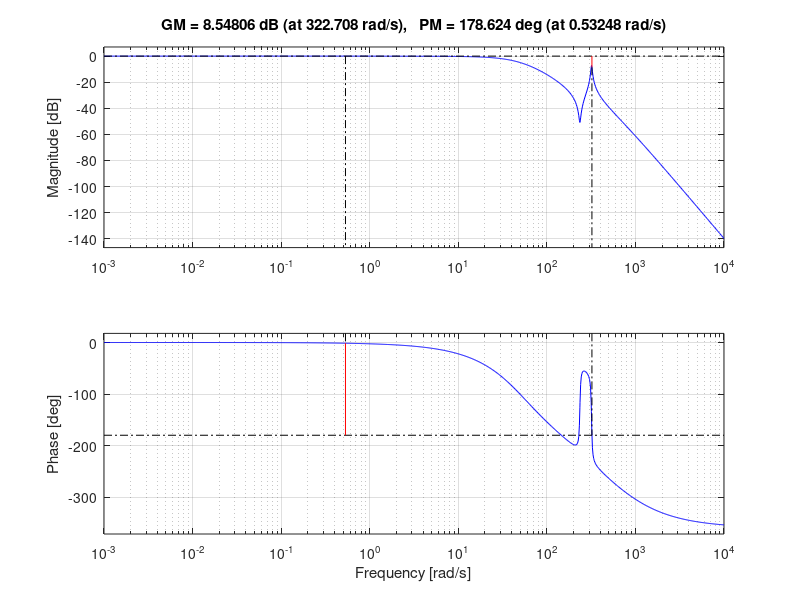

MATLAB code for this plot:
J1 = 5.8198*10.^-6;  % Moment of Inertia of the first mass(kg m^2)
J2 = 4.769*10.^-6; % Moment of Inertia of the second mass(kg m^2)
k = 0.2656; % Torsional damping of the shaft () 
d = 3.125*10.^-5; % Torsional damping of the shaft (Nm/rad)
Km = 4.4*10.^-2; % Motor Constant (Nm/A)
b = 1*10.^-5; % Viscous friction (Nms/rad)

s=tf('s');
G = (Km*(J2*s^2+(b+d)*s+k))/(J1*J2*s^4+(J1+J2)*(d+b)*s^3+((J1+J2)*k+b^2+2*b*d)*s^2+2*b*k*s); % fill in the transfer functions
H = (200*pi)/(s+200*pi);
sys=G*H;

omega_num=30; %30
zeta=0.5;
omega_den=800; %800
zeta_den=0.5;
%D = 0.00099765*((s/omega_num)^2+2*zeta*s/omega_num+1)/((s/omega_den)^2+2*zeta_den*s/omega_den+1);
%D=0.002338*(1+0.5*s)*(1+7.4*s)/((1+8.8*s)*(1+0.00013*s));

%D=0.0029*(1+0.5*s)*(1+7.4*s)/((1+8.8*s)*(1+0.051*s)); %- upload this one

%D=0.001816*(1+0.77*s)*(1+3.8*s)/(s*(1+0.00011*s)*(1+0.017*s)); %if the upper one doesnt work continue with this one (it has an integrator)

%D1=6040.2*(s+0.2717)*(s+1.455)*(s^2+0.07498*s+9.228*exp(04))/(s*(s+7295)*(s+180.2)*(s^2+303.8*s+9.228*exp(04)))

%D=0.007343*(1+0.5*s)*(1+3.3*s)*(1+5.5*exp(1)-0.8*s+(0.0032*s)^2)/(s*(1+0.00059*s)*(1+3.9*exp(1)-0.5*s)*(1+0.0032*s+(0.0032*s)^2));

%D=0.0002833*(1+0.58*s)*(1+12*s)/(s*(1+0.00011*s)*(1+0.016*s)); %BEST ONE

%D=0.0002833*(1+0.58*s)*(1+12*s)/(s*(1+0.0014*s)*(1+0.016*s));

D=0.0002833*(1+0.63*s)*(1+35*s)/(s*(1+0.0033*s)*(1+0.0088*s)); %Upload

%margin(G*H*D) %open loop GM PM

margin((D*G*H)/(1+(D*G*H))) %closed loop r to y

%margin((G*H)/(1+D*G*H)) %e to y
% controlSystemDesigner(G*H,D)
